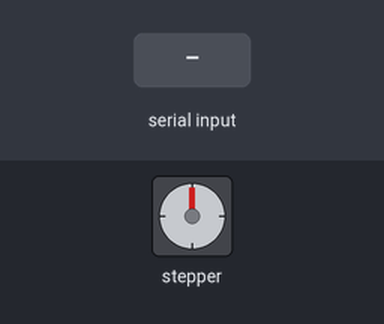
The sketch below on a simulated Arduino Uno, built with avr-gcc and run on an emulated ATmega328P. Shown: stepper motor. The inputs (shaded band) are chosen by the test bench. Stepper angles assume 2048 steps per turn; what the sketch prints to the serial monitor is not drawn.

Above: at 1.8 s.
1.9 s: "den\n" received over the second serial link
At 3.9 s:
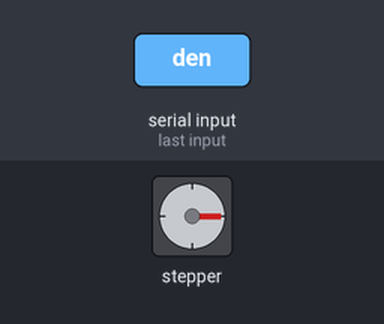
4.9 s: "trang\n" received over the second serial link
7.9 s: "1\n" received over the second serial link
At 8.4 s:
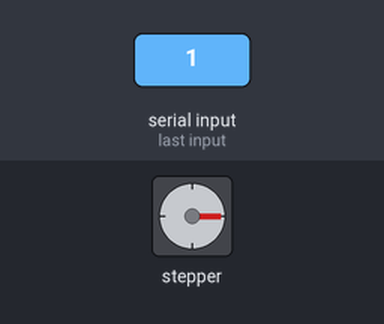
9.5 s: "den\n" received over the second serial link
At 11.4 s:
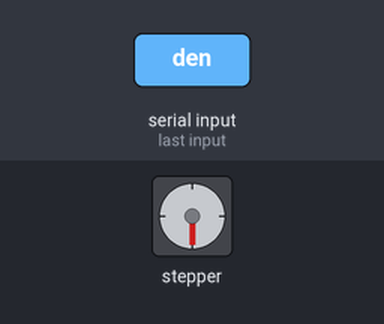
Timing chart, 0 to 16.5 s (numbered marks = the images above; inputs shaded):
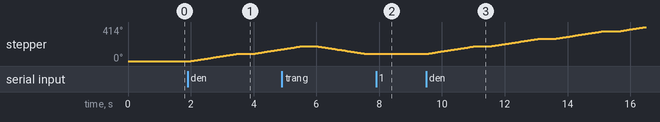

Measured:
- after the input at 1.9 s, stepper: turns 90° clockwise in 1.5 s, then 51° clockwise in 0.85 s
- after the input at 7.9 s, stepper: stops changing and stays 90°
- after the input at 9.5 s, stepper: turns 90° clockwise in 1.5 s, repeating every 2.0 s

The sketch:

Buoc.ino
```cpp
#include <SoftwareSerial.h>
#include <Servo.h>

SoftwareSerial BT(4, 5);

#include <Stepper.h>
#define BUOC 2048
Stepper stepper(BUOC, 8, 10, 9, 11);

String currentState = "";

void setup() {
  stepper.setSpeed(10);
  Serial.begin(9600);
  BT.begin(9600);
  Serial.println("Sẵn sàng nhận lệnh từ HC-05.");
}

void loop() {
  if (BT.available()) {
    String response = BT.readStringUntil('\n');
    response.trim();
    Serial.print("Phản hồi HC-05: ");
    Serial.println(response);
    currentState = response;
  }

  if (currentState == "den") {
    stepper.step((90.0 / 360.0) * BUOC);
  }
  else if (currentState == "trang") {
    stepper.step((-90.0 / 360.0) * BUOC);
  }
  delay(500);
}

/*
Cách lắp:
- Module HC-05:
    + TX của HC-05 → chân 4
    + RX của HC-05 ← chân 5
    + VCC → 5V
    + GND → GND

- Động cơ bước 28BYJ-48 + Driver ULN2003:
    + IN1 → chân 8
    + IN2 → chân 9
    + IN3 → chân 10
    + IN4 → chân 11
    + VCC → 5V
    + GND → GND
*/
```
